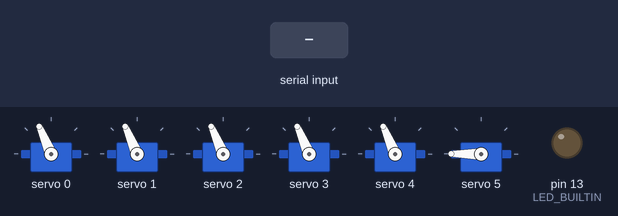
The sketch below on a simulated Arduino Uno, built with avr-gcc and run on an emulated ATmega328P. On the bench: 6 × servo, output pins drawn as LEDs (lit = HIGH). The inputs (shaded band) are chosen by the test bench. What the sketch prints to the serial monitor is not drawn.

Above: at 1.0 s.
1.1 s: "[\n" received over Serial
At 2.2 s:
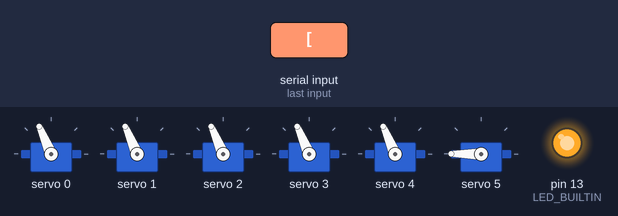
Timing chart, 0 to 4.1 s (numbered marks = the images above; inputs shaded):
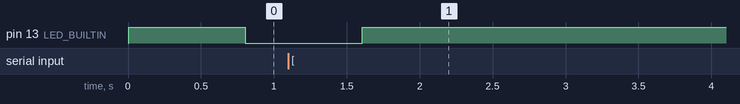

The sketch:

arm_base_code.ino
```cpp
#include <Wire.h>
#include <Adafruit_PWMServoDriver.h>

Adafruit_PWMServoDriver pwm = Adafruit_PWMServoDriver();
// gripper 180 close, 120 open
const int NUM_SERVOS = 6;
int servoChannels[NUM_SERVOS] = {0, 1, 2, 3, 4, 5}; // PCA9685 channels

// Servo calibration (adjust for your servos)
#define SERVOMIN  120  // pulse length for 0 degrees
#define SERVOMAX  720  // pulse length for 180 degrees

String inputString = "";   // buffer for incoming serial data

void setup() {
  Serial.begin(115200);
  pwm.begin();
  pwm.setPWMFreq(60);  // typical servos run at 50 Hz

  // Initialize all servos at 90°
  for (int i = 0; i < NUM_SERVOS; i++) {
    if(i == 5)
    {
      setServoAngle(servoChannels[i], 180);
    }
    else
    {
      setServoAngle(servoChannels[i], 90);
    }
  }
  pinMode(LED_BUILTIN, OUTPUT);
  Serial.println("Ready: expecting [v1,v2,v3,v4,v5,v6]");
  // Read serial input as it arrives
  while (!Serial.available()) {
    digitalWrite(LED_BUILTIN, HIGH);
    delay(800);
    digitalWrite(LED_BUILTIN, LOW);
    delay(800);
  }
}

void loop() {

  // Once here, data is available → LED solid ON
  digitalWrite(LED_BUILTIN, HIGH);

  while (Serial.available()) {
    char inChar = (char)Serial.read();

    if (inChar == '\n') {
      // End of message → process array
      parseAndUpdate(inputString);
      inputString = ""; // clear buffer
    } else {
      inputString += inChar;
    }
  }
}

void parseAndUpdate(String data) {
  data.trim();

  // Ensure data is wrapped with [ ]
  if (data.startsWith("[") && data.endsWith("]")) {
    data.remove(0, 1);                // remove '['
    data.remove(data.length() - 1);   // remove ']'
  }

  int values[NUM_SERVOS];
  int idx = 0;

  // Split string into tokens
  char buf[100];
  data.toCharArray(buf, sizeof(buf));
  char *token = strtok(buf, ",");
  while (token != NULL && idx < NUM_SERVOS) {
    values[idx] = constrain(atoi(token), 0, 180); // limit 0–180
    idx++;
    token = strtok(NULL, ",");
  }

  // If we got exactly NUM_SERVOS values → update servos
  if (idx == NUM_SERVOS) {
    for (int i = 0; i < NUM_SERVOS; i++) {
      setServoAngle(servoChannels[i], values[i]);
    }

    // Debug feedback
    Serial.print("Updated: [");
    for (int i = 0; i < NUM_SERVOS; i++) {
      Serial.print(values[i]);
      if (i < NUM_SERVOS - 1) Serial.print(", ");
    }
    Serial.println("]");
  } else {
    Serial.println("⚠️ Invalid data received");
  }
}

void setServoAngle(int channel, int angle) {
  int pulselen;
  if(channel == 5)
  {
    if(angle >= 100)
    {
      pulselen = map(angle, 0, 180, SERVOMIN, SERVOMAX);
      pwm.setPWM(channel, 0, pulselen);
    }
    else
    {
      Serial.println("⚠️ Invalid gripper angle received");
    }
  }
  else
  {
    pulselen = map(angle, 0, 180, SERVOMIN, SERVOMAX);
    pwm.setPWM(channel, 0, pulselen);
  }

}
```

Measured:
- after the input at 1.1 s, pin 13 (LED_BUILTIN): goes on until 1.6 s, then stays HIGH
